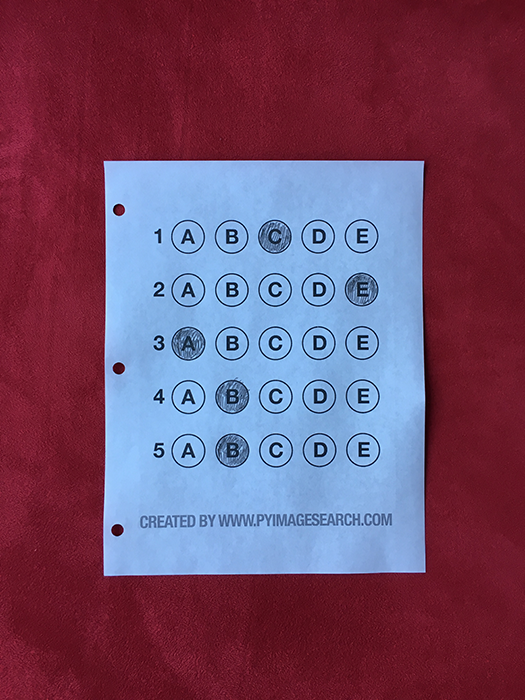
#> input picture 实战4_答题卡识别判卷/answer_sheet/images/test_03.png, 525 x 700 px
$ python get_answer.py
#> lines starting #> are read from the running program, lines starting #| are printed output that depends on the picture; after the words box and inside, x2 and y2 are one past the last pixel; in counts of white or black regions, pixels touching at a corner belong together
#导入工具包
import numpy as np
import argparse
# import imutils
import cv2

# 设置参数
# ap = argparse.ArgumentParser()
# ap.add_argument("-i", "--image", required=True,
# 	help="path to the input image")
# args = vars(ap.parse_args())

# 正确答案
ANSWER_KEY = {0: 1, 1: 4, 2: 0, 3: 3, 4: 1}

def order_points(pts):
	# 一共4个坐标点
	rect = np.zeros((4, 2), dtype = "float32")

	# 按顺序找到对应坐标0123分别是 左上，右上，右下，左下
	# 计算左上，右下
	s = pts.sum(axis = 1)
	rect[0] = pts[np.argmin(s)]
	rect[2] = pts[np.argmax(s)]

	# 计算右上和左下
	diff = np.diff(pts, axis = 1)
	rect[1] = pts[np.argmin(diff)]
	rect[3] = pts[np.argmax(diff)]

	return rect

def four_point_transform(image, pts):
	# 获取输入坐标点
	rect = order_points(pts)
	(tl, tr, br, bl) = rect

	# 计算输入的w和h值
	widthA = np.sqrt(((br[0] - bl[0]) ** 2) + ((br[1] - bl[1]) ** 2))
	widthB = np.sqrt(((tr[0] - tl[0]) ** 2) + ((tr[1] - tl[1]) ** 2))
	maxWidth = max(int(widthA), int(widthB))

	heightA = np.sqrt(((tr[0] - br[0]) ** 2) + ((tr[1] - br[1]) ** 2))
	heightB = np.sqrt(((tl[0] - bl[0]) ** 2) + ((tl[1] - bl[1]) ** 2))
	maxHeight = max(int(heightA), int(heightB))

	# 变换后对应坐标位置
	dst = np.array([
		[0, 0],
		[maxWidth - 1, 0],
		[maxWidth - 1, maxHeight - 1],
		[0, maxHeight - 1]], dtype = "float32")

	# 计算变换矩阵
	M = cv2.getPerspectiveTransform(rect, dst)
	warped = cv2.warpPerspective(image, M, (maxWidth, maxHeight))

	# 返回变换后结果
	return warped
def sort_contours(cnts, method="left-to-right"):
    reverse = False
    i = 0
    if method == "right-to-left" or method == "bottom-to-top":
        reverse = True
    if method == "top-to-bottom" or method == "bottom-to-top":
        i = 1
    boundingBoxes = [cv2.boundingRect(c) for c in cnts]
    (cnts, boundingBoxes) = zip(*sorted(zip(cnts, boundingBoxes),
                                        key=lambda b: b[1][i], reverse=reverse))
    return cnts, boundingBoxes
def cv_show(name,img):
        cv2.imshow(name, img)
        cv2.waitKey(0)
        cv2.destroyAllWindows()

# 预处理
image = cv2.imread('images/test_03.png')
#> image is the input picture: shape (700, 525, 3); mean B, G, R 104.9, 76.2, 114.9
contours_img = image.copy()
gray = cv2.cvtColor(image, cv2.COLOR_BGR2GRAY)
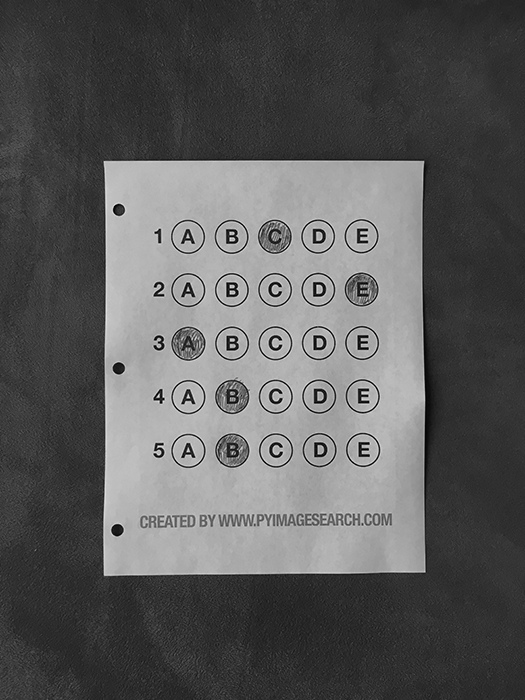
#> gray: shape (700, 525); min 0, max 243, mean 91
blurred = cv2.GaussianBlur(gray, (5, 5), 0)
cv_show('blurred',blurred)
cv2.imwrite('blurred.png', blurred)
edged = cv2.Canny(blurred, 75, 200)
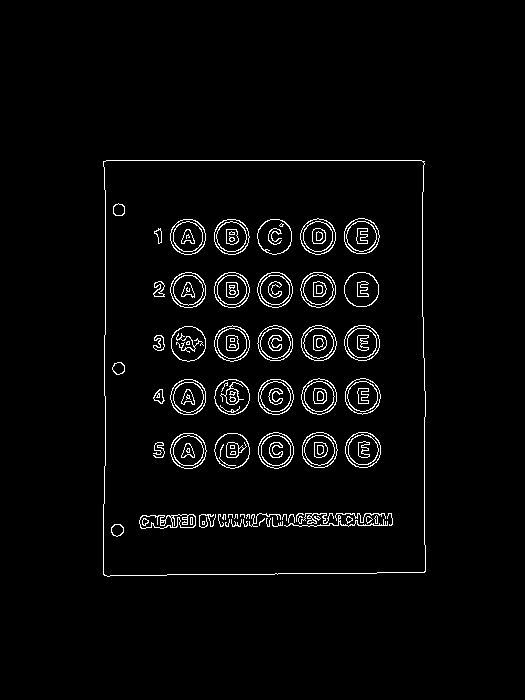
#> edged: shape (700, 525); 2.9% white in thin lines or dots, all inside (x1, y1, x2, y2) = (103, 160, 426, 577)
cv_show('edged',edged)
cv2.imwrite('edged.png', edged)

# 轮廓检测
cnts = cv2.findContours(edged.copy(), cv2.RETR_EXTERNAL,
	cv2.CHAIN_APPROX_SIMPLE)[1]
#> cnts = 1 contour; box (x1, y1, x2, y2) and area: (103, 160, 426, 577) 131941
cv2.drawContours(contours_img,cnts,-1,(0,0,255),3)
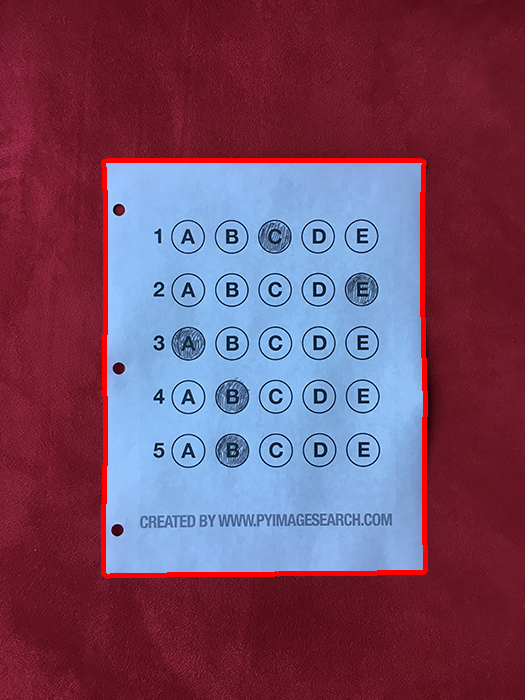
#> contours_img: shape (700, 525, 3); 1.99% of pixels changed, all inside (x1, y1, x2, y2) = (101, 158, 428, 579)
cv_show('contours_img',contours_img)
cv2.imwrite('contours_img.png', contours_img)
docCnt = None

# 确保检测到了
if len(cnts) > 0:
	# 根据轮廓大小进行排序
	cnts = sorted(cnts, key=cv2.contourArea, reverse=True)

	# 遍历每一个轮廓
	for c in cnts:
		# 近似
		peri = cv2.arcLength(c, True)
		approx = cv2.approxPolyDP(c, 0.02 * peri, True)

		# 准备做透视变换
		if len(approx) == 4:
			docCnt = approx
			break
#> this loop made 1 pass
#> (peri, docCnt) on pass 1: (1476.8, [[103, 161], [103, 574], [424, 572], [424, 161]])

# 执行透视变换

warped = four_point_transform(gray, docCnt.reshape(4, 2))
#> in order_points, `s = pts.sum(axis = 1)`: s = [264, 677, 996, 585]
#> in order_points, `diff = np.diff(pts, axis = 1)`: diff = [58, 471, 148, -263]
#> in four_point_transform, `rect = order_points(pts)`: rect = [[103, 161], [424, 161], [424, 572], [103, 574]]
#> in four_point_transform, `(tl, tr, br, bl) = rect`: tl = [103, 161]; tr = [424, 161]; br = [424, 572]; bl = [103, 574]
#> in four_point_transform, `widthA = np.sqrt(((br[0] - bl[0]) ** 2) + ((br[1] - bl[1]) ** 2))`: widthA = 321
#> in four_point_transform, `heightA = np.sqrt(((tr[0] - br[0]) ** 2) + ((tr[1] - br[1]) ** 2))`: heightA = 411
#> in four_point_transform, `heightB = np.sqrt(((tl[0] - bl[0]) ** 2) + ((tl[1] - bl[1]) ** 2))`: heightB = 413
#> in four_point_transform, `dst = np.array([ [0, 0], [maxWidth - 1, 0], [maxWidth - 1, maxHeight -..`: dst = [[0, 0], [320, 0], [320, 412], [0, 412]]
#> in four_point_transform, `M = cv2.getPerspectiveTransform(rect, dst)`: M = [[0.991, -1.36e-17, -102], [0, 0.996, -160.4], [-1.51e-05, -1.07e-19, 1]]
cv_show('warped',warped)
cv2.imwrite('warped.png', warped)
# Otsu's 阈值处理
thresh = cv2.threshold(warped, 0, 255,
	cv2.THRESH_BINARY_INV | cv2.THRESH_OTSU)[1]
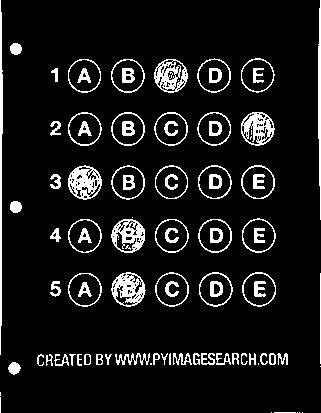
#> thresh: shape (413, 321); 9.2% white; 95 white regions (16 under 20 px)
cv_show('thresh',thresh)
cv2.imwrite('thresh.png', thresh)
thresh_Contours = thresh.copy()
# 找到每一个圆圈轮廓
cnts = cv2.findContours(thresh.copy(), cv2.RETR_EXTERNAL,
	cv2.CHAIN_APPROX_SIMPLE)[1]
#> cnts = 69 contours, 20 with area under 20; largest, box (x1, y1, x2, y2) and area: (242, 272, 276, 307) 880, (155, 272, 189, 307) 871, (199, 272, 233, 307) 870, (242, 218, 276, 253) 869, (111, 272, 146, 307) 868
cv2.drawContours(thresh_Contours,cnts,-1,(0,0,255),3)
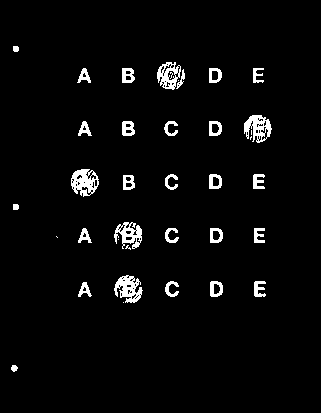
#> thresh_Contours: shape (413, 321); 3.5% white; 37 white regions (8 under 20 px)
cv_show('thresh_Contours',thresh_Contours)
cv2.imwrite('thresh_Contours.png', thresh_Contours)
questionCnts = []

# 遍历
for c in cnts:
	# 计算比例和大小
	(x, y, w, h) = cv2.boundingRect(c)
	ar = w / float(h)

	# 根据实际情况指定标准
	if w >= 20 and h >= 20 and ar >= 0.9 and ar <= 1.1:
		questionCnts.append(c)
#> this loop made 69 passes
#> (x, y, w, h, ar) on passes 1, 2, 3, 5, 8, 11, 12, 13: (302, 412, 1, 1, 1), (299, 412, 1, 1, 1), (297, 412, 1, 1, 1), (271, 412, 1, 1, 1), (320, 366, 1, 1, 1), (8, 362, 13, 13, 1), (105, 354, 7, 11, 0.636), (96, 354, 7, 11, 0.636)
#> after the loop, questionCnts = 25 contours; largest, box (x1, y1, x2, y2) and area: (242, 272, 276, 307) 880, (155, 272, 189, 307) 871, (199, 272, 233, 307) 870, (242, 218, 276, 253) 869, (111, 272, 146, 307) 868

# 按照从上到下进行排序
questionCnts = sort_contours(questionCnts,
	method="top-to-bottom")[0]
#> in sort_contours, `boundingBoxes = [cv2.boundingRect(c) for c in cnts]`: boundingBoxes = 25 items, first 6: (68, 273, 34, 34), (242, 272, 34, 35), (199, 272, 34, 35), (155, 272, 34, 35), (111, 272, 35, 35), (198, 219, 34, 34)
#> in sort_contours, `(cnts, boundingBoxes) = zip(*sorted(zip(cnts, boundingBoxes), key=lamb..`: cnts has the same summary as questionCnts outside sort_contours; boundingBoxes = 25 items, first 6: (241, 58, 34, 35), (197, 58, 34, 35), (154, 59, 34, 34), (111, 59, 34, 34), (68, 59, 33, 34), (241, 112, 34, 34)
correct = 0

# 每排有5个选项
for (q, i) in enumerate(np.arange(0, len(questionCnts), 5)):
	# 排序
	cnts = sort_contours(questionCnts[i:i + 5])[0]
	bubbled = None

	# 遍历每一个结果
	for (j, c) in enumerate(cnts):
		# 使用mask来判断结果
		mask = np.zeros(thresh.shape, dtype="uint8")
		cv2.drawContours(mask, [c], -1, 255, -1) #-1表示填充
		cv_show('mask',mask)
		# cv2.imwrite('mask.png', mask)
		# 通过计算非零点数量来算是否选择这个答案
		mask = cv2.bitwise_and(thresh, thresh, mask=mask)
		total = cv2.countNonZero(mask)

		# 通过阈值判断
		if bubbled is None or total > bubbled[0]:
			bubbled = (total, j)

	# 对比正确答案
	color = (0, 0, 255)
	k = ANSWER_KEY[q]

	# 判断正确
	if k == bubbled[1]:
		color = (0, 255, 0)
		correct += 1

	# 绘图
	cv2.drawContours(warped, [cnts[k]], -1, color, 3)
#> this loop made 5 passes
#> (color, k) on passes 1 to 5: ((0, 0, 255), 1), ((0, 255, 0), 4), ((0, 255, 0), 0), ((0, 0, 255), 3), ((0, 255, 0), 1)
#> mask: shape (413, 321); 0.23% white in thin lines or dots, all inside (x1, y1, x2, y2) = (242, 272, 276, 307)
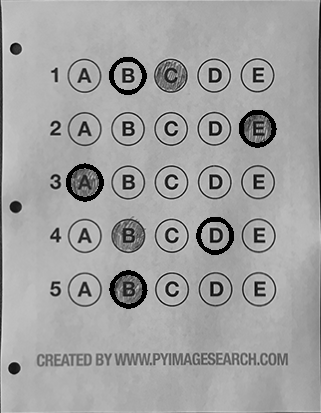
#> warped: shape (413, 321); min 0, max 225, mean 160.8
#> after the loop, correct = 3


score = (correct / 5.0) * 100
#> score = 60
print("[INFO] score: {:.2f}%".format(score))
#| [INFO] score: 60.00%
cv2.putText(warped, "{:.2f}%".format(score), (10, 30),
	cv2.FONT_HERSHEY_SIMPLEX, 0.9, (0, 0, 255), 2)
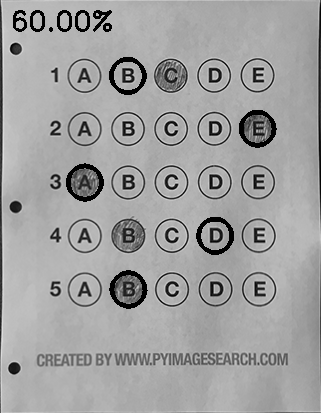
#> warped: shape (413, 321); 0.65% of pixels changed, all inside (x1, y1, x2, y2) = (13, 10, 112, 32)
cv2.imshow("Original", image)
cv2.imwrite('Original.png', image)
cv2.imshow("Exam", warped)
cv2.imwrite('Exam.png', warped)
cv2.waitKey(0)

$ run again, with 实战4_答题卡识别判卷/answer_sheet/images/test_01.png copied over 实战4_答题卡识别判卷/answer_sheet/images/test_03.png
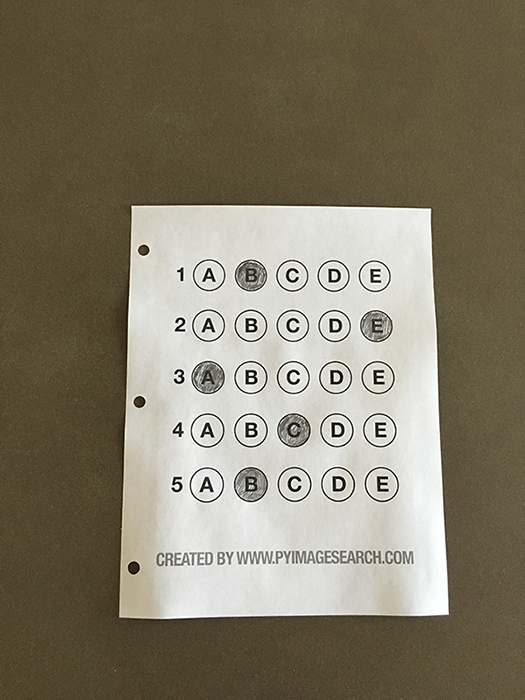
#> input picture 实战4_答题卡识别判卷/answer_sheet/images/test_01.png, 525 x 700 px
#> image is the input picture: shape (700, 525, 3); mean B, G, R 104.7, 123.2, 130.7
#> `edged = cv2.Canny(blurred, 75, 200)`:
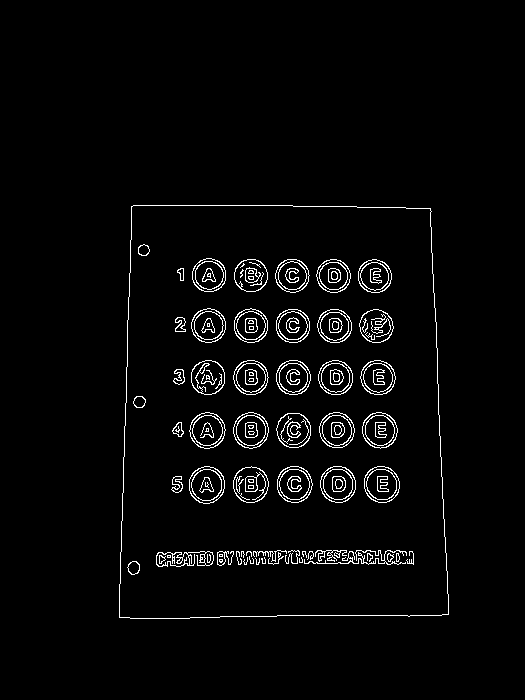
#> edged: shape (700, 525); 2.9% white in thin lines or dots, all inside (x1, y1, x2, y2) = (119, 205, 449, 619)
#> `cnts = cv2.findContours(edged.copy(), cv2.RETR_EXTERNAL, cv2.CHAIN_APP..`: cnts = 1 contour; box (x1, y1, x2, y2) and area: (119, 205, 449, 619) 128732
#> contours_img: shape (700, 525, 3); 1.96% of pixels changed, all inside (x1, y1, x2, y2) = (117, 203, 451, 621)
#> the loop `for c in cnts:` made 1 pass
#> (peri, docCnt) on pass 1: (1462.8, [[131, 206], [119, 617], [448, 614], [430, 208]])
#> s = [337, 736, 1062, 638]
#> diff = [75, 498, 166, -222]
#> rect = [[131, 206], [430, 208], [448, 614], [119, 617]]
#> tl = [131, 206]; tr = [430, 208]; br = [448, 614]; bl = [119, 617]
#> widthA = 329
#> widthB = 299
#> maxWidth = 329
#> heightA = 406.4
#> heightB = 411.2
#> maxHeight = 411
#> dst = [[0, 0], [328, 0], [328, 410], [0, 410]]
#> M = [[1.14, 0.0332, -155.6], [-0.00769, 1.15, -235.9], [-4.2e-05, 0.000256, 1]]
#> thresh: shape (411, 329); 9.5% white; 107 white regions (23 under 20 px)
#> `cnts = cv2.findContours(thresh.copy(), cv2.RETR_EXTERNAL, cv2.CHAIN_AP..`: cnts = 82 contours, 32 with area under 20; largest, box (x1, y1, x2, y2) and area: (247, 270, 283, 305) 910, (247, 217, 283, 251) 905, (203, 270, 238, 304) 901, (68, 270, 103, 304) 901, (202, 217, 238, 251) 900
#> thresh_Contours: shape (411, 329); 3.9% white; 34 white regions (6 under 20 px)
#> the loop `for c in cnts:` made 82 passes
#> (x, y, w, h, ar) on passes 4, 6, 7, 8, 9, 10, 11, 12: (263, 360, 3, 3, 1), (7, 359, 13, 13, 1), (0, 357, 1, 1, 1), (285, 351, 10, 12, 0.833), (275, 351, 8, 12, 0.667), (266, 351, 8, 12, 0.667), (254, 351, 8, 12, 0.667), (246, 351, 7, 12, 0.583)
#> after the loop `for c in cnts:`: questionCnts = 25 contours; largest, box (x1, y1, x2, y2) and area: (247, 270, 283, 305) 910, (247, 217, 283, 251) 905, (203, 270, 238, 304) 901, (68, 270, 103, 304) 901, (202, 217, 238, 251) 900
#> in sort_contours, `boundingBoxes = [cv2.boundingRect(c) for c in cnts]`: boundingBoxes = 25 items, first 6: (247, 270, 36, 35), (203, 270, 35, 34), (158, 270, 35, 34), (113, 270, 35, 34), (68, 270, 35, 34), (247, 217, 36, 34)
#> in sort_contours, `(cnts, boundingBoxes) = zip(*sorted(zip(cnts, boundingBoxes), key=lamb..`: cnts = 25 contours; largest, box (x1, y1, x2, y2) and area: (247, 270, 283, 305) 910, (247, 217, 283, 251) 905, (203, 270, 238, 304) 901, (68, 270, 103, 304) 901, (247, 164, 283, 198) 900; boundingBoxes = 25 items, first 6: (158, 57, 35, 35), (113, 57, 35, 35), (68, 57, 35, 34), (247, 58, 35, 34), (202, 58, 35, 34), (158, 110, 35, 34)
#> `questionCnts = sort_contours(questionCnts, method="top-to-bottom")[0]`: questionCnts has the same summary as cnts in sort_contours
#> the loop `for (q, i) in enumerate(np.arange(0, len(questionCnts), 5)):` made 5 passes
#> (color, k) on passes 1 to 5: ((0, 255, 0), 1), ((0, 255, 0), 4), ((0, 255, 0), 0), ((0, 0, 255), 3), ((0, 255, 0), 1)
#> after the loop `for (q, i) in enumerate(np.arange(0, len(questionCnts), 5)):`: correct = 4
#> score = 80
#| [INFO] score: 80.00%
#> `cv2.putText(warped, "{:.2f}%".format(score), (10, 30), cv2.FONT_HERSHE..`:
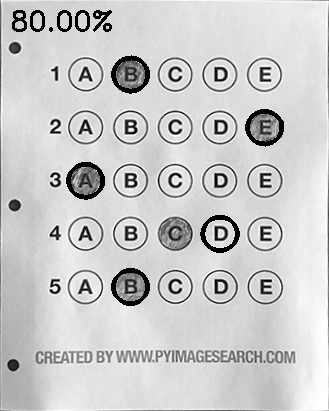
#> warped: shape (411, 329); min 0, max 255, mean 202

$ run again, with 实战4_答题卡识别判卷/answer_sheet/images/test_02.png copied over 实战4_答题卡识别判卷/answer_sheet/images/test_03.png
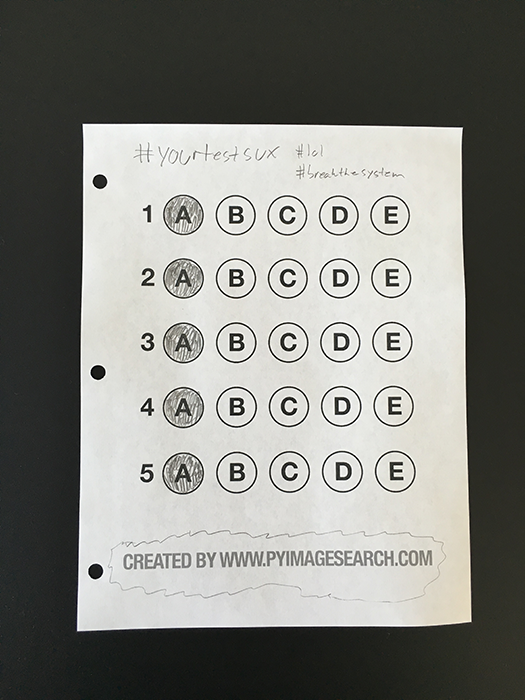
#> input picture 实战4_答题卡识别判卷/answer_sheet/images/test_02.png, 525 x 700 px
#> image is the input picture: shape (700, 525, 3); mean B, G, R 126.6, 131.7, 131.1
#> `edged = cv2.Canny(blurred, 75, 200)`:
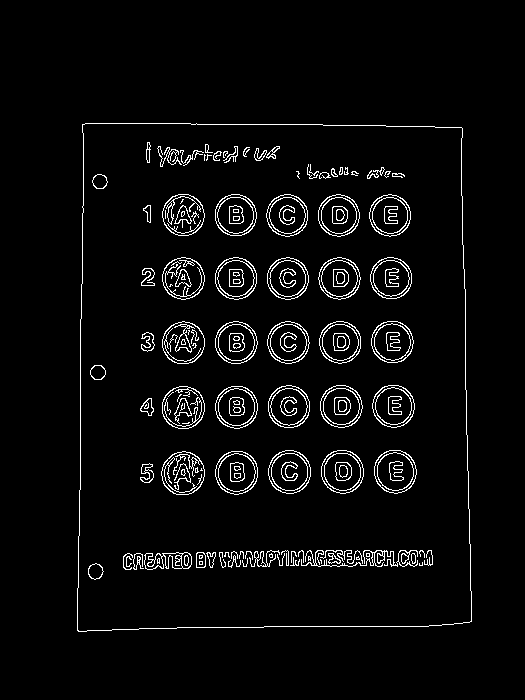
#> edged: shape (700, 525); 4.1% white in thin lines or dots, all inside (x1, y1, x2, y2) = (77, 123, 472, 632)
#> `cnts = cv2.findContours(edged.copy(), cv2.RETR_EXTERNAL, cv2.CHAIN_APP..`: cnts = 1 contour; box (x1, y1, x2, y2) and area: (77, 123, 472, 632) 193590
#> contours_img: shape (700, 525, 3); 2.41% of pixels changed, all inside (x1, y1, x2, y2) = (75, 121, 474, 634)
#> the loop `for c in cnts:` made 1 pass
#> (peri, docCnt) on pass 1: (1789.2, [[82, 124], [77, 630], [471, 621], [462, 128]])
#> s = [206, 707, 1092, 590]
#> diff = [42, 553, 150, -334]
#> rect = [[82, 124], [462, 128], [471, 621], [77, 630]]
#> tl = [82, 124]; tr = [462, 128]; br = [471, 621]; bl = [77, 630]
#> widthA = 394.1
#> widthB = 380
#> maxWidth = 394
#> heightA = 493.1
#> heightB = 506
#> dst = [[0, 0], [393, 0], [393, 505], [0, 505]]
#> M = [[1.01, 0.01, -84.21], [-0.0109, 1.04, -127.9], [-6.7e-05, 7.37e-05, 1]]
#> thresh: shape (506, 394); 8.6% white; 178 white regions (100 under 20 px)
#> `cnts = cv2.findContours(thresh.copy(), cv2.RETR_EXTERNAL, cv2.CHAIN_AP..`: cnts = 132 contours, 77 with area under 20; largest, box (x1, y1, x2, y2) and area: (297, 334, 339, 376) 1336, (243, 333, 285, 375) 1332, (83, 333, 124, 375) 1316, (136, 333, 178, 375) 1315, (295, 71, 337, 114) 1313
#> thresh_Contours: shape (506, 394); 3.3% white; 65 white regions (34 under 20 px)
#> the loop `for c in cnts:` made 132 passes
#> (x, y, w, h, ar) on passes 5 to 12: (10, 441, 15, 16, 0.938), (341, 434, 13, 15, 0.867), (331, 434, 9, 15, 0.6), (320, 434, 9, 15, 0.6), (306, 434, 9, 15, 0.6), (295, 434, 9, 15, 0.6), (285, 434, 9, 14, 0.643), (265, 433, 19, 15, 1.27)
#> after the loop `for c in cnts:`: questionCnts = 25 contours; largest, box (x1, y1, x2, y2) and area: (297, 334, 339, 376) 1336, (243, 333, 285, 375) 1332, (83, 333, 124, 375) 1316, (136, 333, 178, 375) 1315, (295, 71, 337, 114) 1313
#> in sort_contours, `boundingBoxes = [cv2.boundingRect(c) for c in cnts]`: boundingBoxes = 25 items, first 6: (297, 334, 42, 42), (243, 333, 42, 42), (190, 333, 41, 42), (136, 333, 42, 42), (83, 333, 41, 42), (296, 268, 42, 42)
#> in sort_contours, `(cnts, boundingBoxes) = zip(*sorted(zip(cnts, boundingBoxes), key=lamb..`: cnts has the same summary as questionCnts outside sort_contours; boundingBoxes = 25 items, first 6: (295, 71, 42, 43), (242, 72, 41, 42), (189, 72, 41, 42), (136, 72, 41, 42), (82, 72, 42, 42), (295, 137, 42, 42)
#> the loop `for (q, i) in enumerate(np.arange(0, len(questionCnts), 5)):` made 5 passes
#> (color, k, correct) on pass 3: ((0, 255, 0), 0, 1)
#> after the loop `for (q, i) in enumerate(np.arange(0, len(questionCnts), 5)):`: correct = 1
#> score = 20
#| [INFO] score: 20.00%
#> `cv2.putText(warped, "{:.2f}%".format(score), (10, 30), cv2.FONT_HERSHE..`:
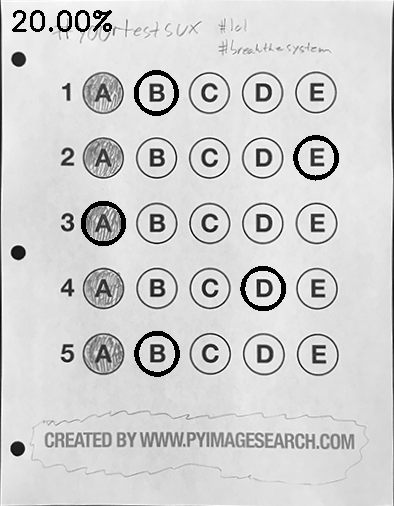
#> warped: shape (506, 394); min 0, max 255, mean 208.6
